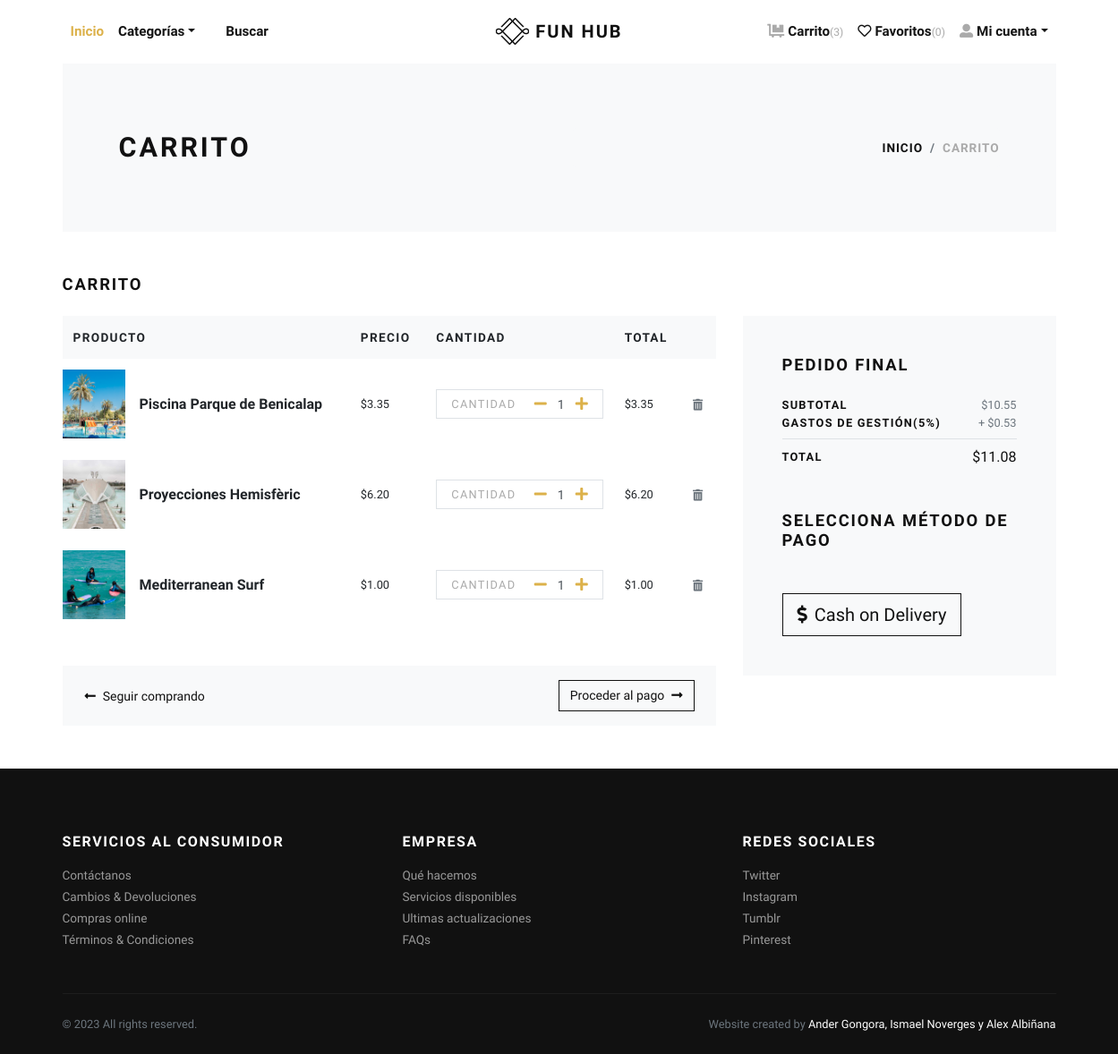
The app's page /cart/ (signed in), older data.
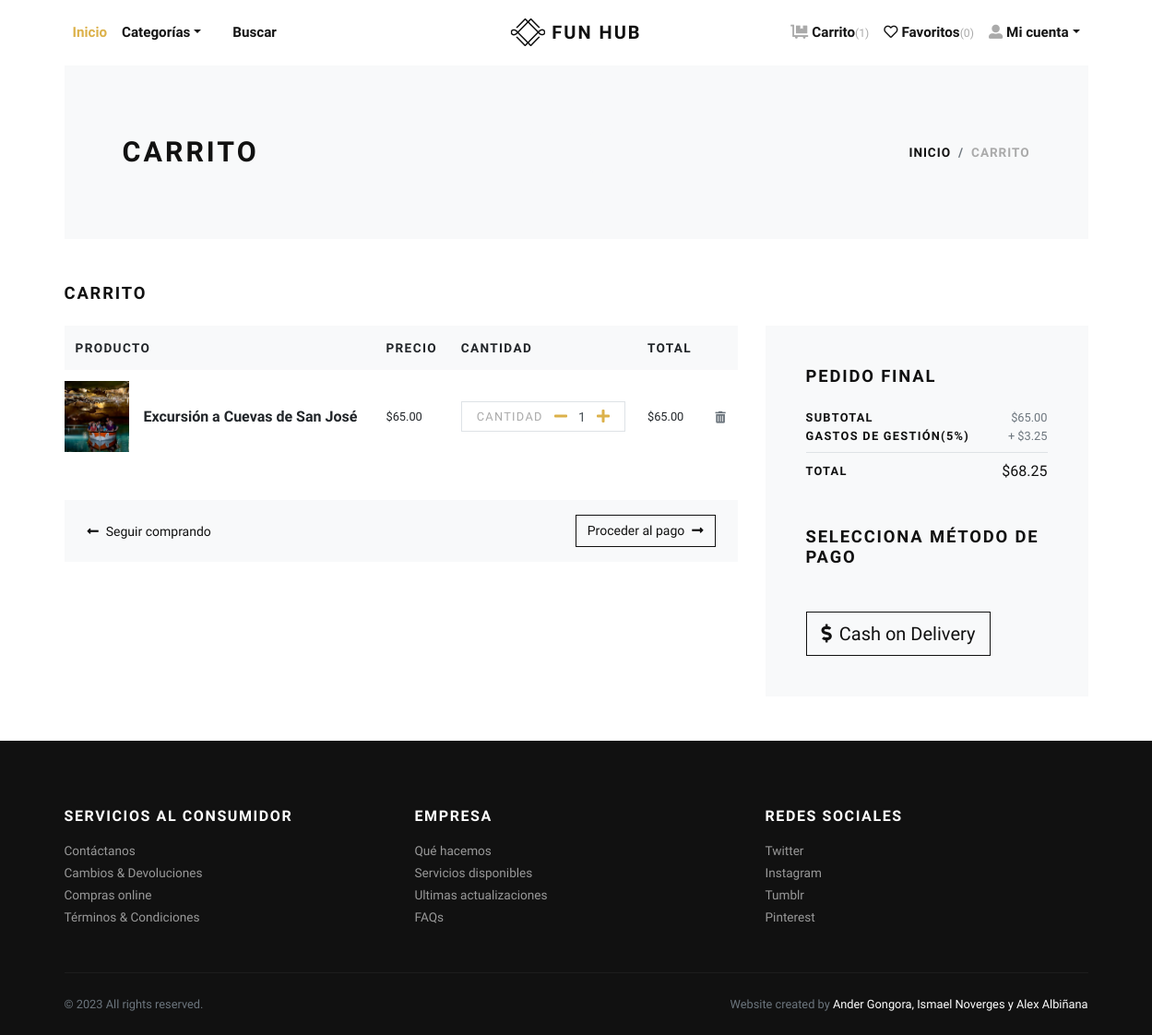
The same page, newer data.
### store/models.py (models this page shows, shortened)
class Cart(models.Model):
    user = models.ForeignKey(User, verbose_name="User", on_delete=models.CASCADE)
    product = models.ForeignKey(Product, verbose_name="Product", on_delete=models.CASCADE)
    quantity = models.PositiveIntegerField(default=1, verbose_name="Quantity")
    created_at = models.DateTimeField(auto_now_add=True, verbose_name="Created Date")
    updated_at = models.DateTimeField(auto_now=True, verbose_name="Updated Date")
    @property
    def total_price(self):
        return self.quantity * self.product.price

class Product(models.Model):
    title = models.CharField(max_length=150, verbose_name="Product Title")
    slug = models.SlugField(max_length=160, verbose_name="Product Slug")
    sku = models.CharField(max_length=255, unique=True, verbose_name="Unique Product ID (SKU)")
    short_description = models.TextField(verbose_name="Short Description")
    detail_description = models.TextField(blank=True, null=True, verbose_name="Detail Description")
    product_image = models.ImageField(upload_to='product', blank=True, null=True, verbose_name="Product Image")
    price = models.DecimalField(max_digits=8, decimal_places=2)
    category = models.ManyToManyField(Category, verbose_name="Product Categories")
    tags = models.ManyToManyField(Tag, blank=True)
    is_active = models.BooleanField(verbose_name="Is Active?")
    is_featured = models.BooleanField(verbose_name="Is Featured?")
    created_at = models.DateTimeField(auto_now_add=True, verbose_name="Created Date")
    updated_at = models.DateTimeField(auto_now=True, verbose_name="Updated Date")
    class Meta:
        verbose_name_plural = 'Products'
        ordering = ('-created_at', )

### store/views.py (the view)
# urls.py: path('cart/', views.cart, name="cart"),
@login_required
def cart(request):
    user = request.user
    cart_products = Cart.objects.filter(user=user)
    amount = decimal.Decimal(0)
    shipping_amount = decimal.Decimal(5)
    cp = [p for p in Cart.objects.all() if p.user==user]
    if cp:
        for p in cp:
            temp_amount = (p.quantity * p.product.price)
            amount += temp_amount
    shipping_amount = round(amount*shipping_amount/100,2)
    addresses = Address.objects.filter(user=user)
    context = {
        'cart_products': cart_products,
        'amount': amount,
        'shipping_amount': shipping_amount,
        'total_amount': amount + shipping_amount,
        'addresses': addresses,
    }
    return render(request, 'store/cart.html', context)

### store/context_preprocessors.py (called while the page is built)
def store_menu(request):
    categories = Category.objects.filter(is_active=True)
    context = {
        'categories_menu': categories,
    }
    return context

def cart_menu(request):
    if request.user.is_authenticated:
        cart_items= Cart.objects.filter(user=request.user)
        context = {
            'cart_items': cart_items,
        }
    else:
        context = {}
    return context

### templates/store/cart.html (shortened to what the changed rows need)
{% extends 'base.html' %}
{% load static %}
{% load humanize %}
    {% block content %}
      <div class="container">
        <section class="py-5 bg-light">
          <div class="container">
            <div class="row px-4 px-lg-5 py-lg-4 align-items-center">
              <div class="col-lg-6">
                <h1 class="h2 text-uppercase mb-0">Carrito</h1>
              </div>
            </div>
          </div>
        </section>
        {% if cart_products %}
        <section class="py-5">
          <h2 class="h5 text-uppercase mb-4">Carrito</h2>
          <div class="row">
            <div class="col-lg-8 mb-4 mb-lg-0">
              <div class="table-responsive mb-4">
                <table class="table">
                  <thead class="bg-light">
                    <tr>
                      <th class="border-0" scope="col"> <strong class="text-small text-uppercase">Producto</strong></th>
                      <th class="border-0" scope="col"> <strong class="text-small text-uppercase">Precio</strong></th>
                      <th class="border-0" scope="col"> <strong class="text-small text-uppercase">Cantidad</strong></th>
                      <th class="border-0" scope="col"> <strong class="text-small text-uppercase">Total</strong></th>
                      <th class="border-0" scope="col"> </th>
                    </tr>
                  </thead>
                  <tbody>
                    {% for cart_product in cart_products %}
                    <tr>
                      <th class="pl-0 border-0" scope="row">
                        <div class="media align-items-center">
                          {% if cart_product.product.product_image %}
                            <a class="reset-anchor d-block animsition-link" href="{% url 'store:product-detail' cart_product.product.slug %}"><img src="{{cart_product.product.product_image.url}}" alt="{{cart_product.product.title}}" width="70"/></a>
                          {% else %}
                            <a class="reset-anchor d-block animsition-link" href="{% url 'store:product-detail' cart_product.product.slug %}"><img src="{% static 'img/product-detail-3.jpg' %}" alt="{{cart_product.product.title}}" width="70"/></a>
                          {% endif %}
                          <div class="media-body ml-3"><strong class="h6"><a class="reset-anchor animsition-link" href="{% url 'store:product-detail' cart_product.product.slug %}">{{cart_product.product.title}}</a></strong></div>
                        </div>
                      </th>
                      <td class="align-middle border-0">
                        <p class="mb-0 small">${{cart_product.product.price}}</p>
                      </td>
                      <td class="align-middle border-0">
                        <div class="border d-flex align-items-center justify-content-between px-3"><span class="small text-uppercase text-gray headings-font-family">Cantidad</span>
                          <div class="quantity">
                            <a href="{% url 'store:minus-cart' cart_product.id %}" class="dec-btn p-0 ml-2"><i class="fas fa-minus"></i></a>
                            <input class="form-control form-control-sm border-0 shadow-0 p-0" type="text" value="{{cart_product.quantity}}"/>
                            <a href="{% url 'store:plus-cart' cart_product.id %}" class="inc-btn p-0"><i class="fas fa-plus"></i></a>
                          </div>
                        </div>
                      </td>
                      <td class="align-middle border-0">
                        <p class="mb-0 small">${{cart_product.total_price|intcomma}}</p>
                      </td>
                      <td class="align-middle border-0"><a class="reset-anchor" href="{% url 'store:remove-cart' cart_product.id %}"><i class="fas fa-trash-alt small text-muted"></i></a></td>
                    </tr>
                    {% endfor %}
                  </tbody>
                </table>
              </div>
              <div class="bg-light px-4 py-3">
                <div class="row align-items-center text-center">
                  <div class="col-md-6 mb-3 mb-md-0 text-md-left"><a class="btn btn-link p-0 text-dark btn-sm" href="{% url 'store:home' %}"><i class="fas fa-long-arrow-alt-left mr-2"> </i>Seguir comprando</a></div>
                  <div class="col-md-6 text-md-right"><a class="btn btn-outline-dark btn-sm" href="checkout.html">Proceder al pago<i class="fas fa-long-arrow-alt-right ml-2"></i></a></div>
                </div>
              </div>
            </div>
            <div class="col-lg-4">
              <div class="card border-0 rounded-0 p-lg-4 bg-light">
                <div class="card-body">
                  <h5 class="text-uppercase mb-4">Pedido final</h5>
                  <ul class="list-unstyled mb-0">
                    <li class="d-flex align-items-center justify-content-between"><strong class="text-uppercase small font-weight-bold">Subtotal</strong><span class="text-muted small">${{amount|intcomma}}</span></li>
                    <li class="d-flex align-items-center justify-content-between"><strong class="text-uppercase small font-weight-bold">Gastos de gestión(5%)</strong><span class="text-muted small">+ ${{shipping_amount}}</span></li>
                    <li class="border-bottom my-2"></li>
                    <li class="d-flex align-items-center justify-content-between mb-4"><strong class="text-uppercase small font-weight-bold">Total</strong><span>${{total_amount|intcomma}}</span></li>
                  </ul>
                  <h5 class="text-uppercase my-5">Selecciona método de pago</h5>
                  <form action="{% url 'store:checkout' %}" id="myform">
                    <button type="submit" class="btn btn-dark btn-lg btn-outline-dark" type="submit"> <i class="fas fa-dollar-sign mr-2"></i>Cash on Delivery</button>
                  </form>
                </div>
              </div>
            </div>
          </div>
        </section>
        {% else %}
          <div class="text-center py-5">
            <h3 class="mb-3">Tu carrito está vacio.</h3>
            <a href="{% url 'store:home' %}"><i class="fas fa-long-arrow-alt-left mr-2"> </i>Seguir comprando</a>
          </div>
        {% endif %}
      </div>
      {% endblock content %}

Row changes from the older to the newer data that the page shows:
removed Cart: product.product_image (picture), product "Piscina Parque de Benicalap", product.price "3.35", quantity "1", total_price "3.35"
removed Cart: product.product_image (picture), product "Proyecciones Hemisfèric", product.price "6.20", quantity "1", total_price "6.20"
removed Cart: product.product_image (picture), product "Mediterranean Surf", product.price "1.00", quantity "1", total_price "1.00"
added Cart: product.product_image (picture), product "Excursión a Cuevas de San José", product.price "65.00", quantity "1", total_price "65.00"
Text that changed along with them:
{{ cart_items.count }}: "3" → "1"
{{ amount|intcomma }}: "10.55" → "65.00"
{{ shipping_amount }}: "0.53" → "3.25"
{{ total_amount|intcomma }}: "11.08" → "68.25"
